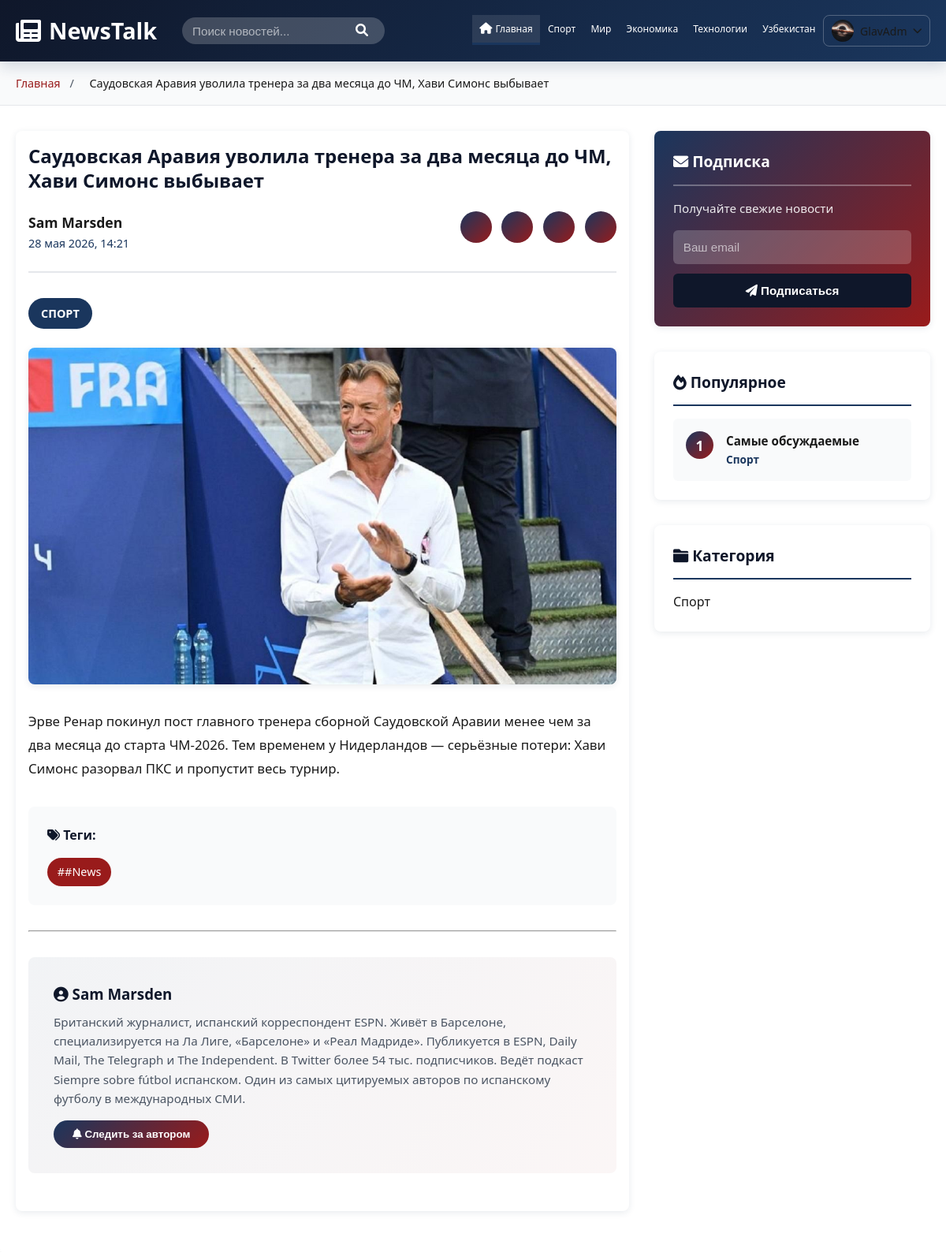
Page /product/saudovskaia-araviia-uvolila-trenera-za-dva-mesiatsa-do-chm-khavi-simons-vybyvaet/ (signed in) on the committed database.
### news_app/models.py (models this page shows, shortened)
class Category(models.Model):
    name = models.CharField(max_length=100)

class User_Profile(models.Model):
    user = models.OneToOneField('auth.User', on_delete=models.CASCADE)
    profile_image = models.ImageField(null=True, blank=True)
    phone = models.CharField(max_length=20, null=True, blank=True)
    bio = models.TextField(null=True, blank=True)

class News(models.Model):
    title = models.CharField(max_length=200, verbose_name='Title')
    content = models.TextField()
    image = models.ImageField(null=True, blank=True)
    author = models.ForeignKey(Author, on_delete=models.SET_NULL, null=True)
    category = models.ForeignKey(Category, on_delete=models.CASCADE)
    tags = models.ManyToManyField(Tags)
    created_at = models.DateTimeField(default=timezone.now)
    is_published = models.BooleanField(default=True, verbose_name='Published')
    slug = models.SlugField(max_length=200, unique=True, blank=True, default='')
    class Meta:
        verbose_name = 'Новость'
        verbose_name_plural = 'Новости'
        permissions = [
            ('publish_news', 'Может публиковать новости'),
        ]

class Author(models.Model):
    name = models.CharField(max_length=100)
    surname = models.CharField(max_length=100,null=True, blank=True)
    bio = models.TextField()
    image = models.ImageField(null=True, blank=True)

class Tags(models.Model):
    tag = models.CharField(max_length=100, null=True, blank=True)

### news_app/views.py (the view)
# urls.py: path('product/<slug:slug>/', views.product_detail, name='product_detail'),
def product_detail(request, slug):
    news = get_object_or_404(News, slug=slug)
    categories = Category.objects.all()
    return render(request, 'product_detail.html', {'news': news, 'categories': categories})

### templates/product_detail.html (shortened to what this page needs)
{% extends "base.html" %}
{% load static %}
{% block content %}
    <div class="breadcrumb">
        <div class="container">
            <a href="/">Главная</a>
            <span>/</span>
            <span class="current">{{ news.title }}</span>
        </div>
    </div>
    <div class="container">
        <div class="article-container">
            <article class="article-detail">
                <h1 class="article-title">{{ news.title }}</h1>
                <div class="article-header">
                    <div class="author-info">
                        <div>
                            <p class="author-name-detail"> {{ news.author.name }} {{ news.author.surname }}</p>
                            <p class="article-date"> {{ news.created_at|date:"d E Y, H:i" }}</p>
                        </div>
                    </div>
                    <div class="share-buttons">
                        <a href="#" class="share-btn" title="Facebook"></a>
                        <a href="#" class="share-btn" title="Twitter"></a>
                        <a href="#" class="share-btn" title="WhatsApp"></a>
                        <button class="share-btn copy-link" title="Скопировать ссылку"></button>
                    </div>
                </div>
                <div class="article-category">
                    <span class="badge">{{ news.category.name }}</span>
                </div>
                <div class="article-image">
                    {% if news.image %}
                    <img src="{{ news.image.url }}" alt="{{ news.title }}">
                    {% else %}
                    <img src="{% static 'media/images.jfif' %}" alt="{{ news.title }}">
                    {% endif %}
                </div>
                <div class="article-content">
                    <p>{{ news.content }}</p>
                </div>
                {% if news.tags.all %}
                <div class="article-tags">
                    <h4><i class="fas fa-tags"></i> Теги:</h4>
                    <div class="tags-list">
                        {% for tag in news.tags.all %}
                        <a href="#" class="tag">#{{ tag.tag }}</a>
                        {% endfor %}
                    </div>
                </div>
                {% endif %}
                <hr>
                <div class="author-section">
                    <div class="author-box">
                        <div class="author-details">
                            <h3><i class="fas fa-user-circle"></i> {{ news.author.name }} {{ news.author.surname }}</h3>
                            <p>{{ news.author.bio }}</p>
                            <button class="follow-btn"><i class="fas fa-bell"></i> Следить за автором</button>
                        </div>
                    </div>
                </div>
            </article>
            <aside class="sidebar">
                <div class="sidebar-widget newsletter-widget">
                    <h3 class="widget-title"><i class="fas fa-envelope"></i> Подписка</h3>
                    <p>Получайте свежие новости</p>
                    <form class="newsletter-form">
                        <input type="email" placeholder="Ваш email" required>
                        <button type="submit"><i class="fas fa-paper-plane"></i> Подписаться</button>
                    </form>
                </div>
                <div class="sidebar-widget">
                    <h3 class="widget-title"><i class="fas fa-fire"></i> Популярное</h3>
                    <div class="popular-items">
                        <div class="popular-item">
                            <span class="badge-number">1</span>
                            <div>
                                <h4>Самые обсуждаемые</h4>
                                <p class="popular-category">{{ news.category.name }}</p>
                            </div>
                        </div>
                    </div>
                </div>
                <div class="sidebar-widget">
                    <h3 class="widget-title"><i class="fas fa-folder"></i> Категория</h3>
                    <div class="category-info">
                        <p>{{ news.category.name }}</p>
                    </div>
                </div>
            </aside>
        </div>
    </div>
{% endblock %}

### templates/base.html (shortened to what this page needs)
{% load static %}
<!DOCTYPE html>
<html lang="ru">
<head>
    <link rel="stylesheet" href="{% static 'css/main.css' %}">
    <link rel="stylesheet" href="{% static 'css/profile.css' %}">
    <link rel="stylesheet" href="https://cdnjs.cloudflare.com/ajax/libs/font-awesome/6.0.0/css/all.min.css">
</head>
<body>
    <nav class="navbar">
        <div class="navbar-container">
            <div class="navbar-logo">
                <i class="fas fa-newspaper"></i>
                <span>NewsTalk</span>
            </div>
            <div class="nav-search">
                <input type="text" placeholder="Поиск новостей...">
                <button><i class="fas fa-search"></i></button>
            </div>
            <ul class="nav-menu" id="navMenu">
                <li><a href="/" class="nav-link active"><i class="fas fa-home"></i> Главная</a></li>
                {% for category in categories %}
                <li><a href="{% url 'category_news' category.id %}" class="nav-link {% if selected_category.id == category.id %}active{% endif %}">{{ category.name }}</a></li>
                {% endfor %}
                {% if user.is_authenticated %}
                    <li class="profile-dropdown-wrapper">
                        <button class="profile-btn" id="profileBtn" aria-haspopup="true" aria-expanded="false">
                            {% with profile=request.user.user_profile %}
                                {% if profile.profile_image %}
                                    <img src="{{ profile.profile_image.url }}" class="profile-avatar-img" alt="Аватар">
                                {% else %}
                                    <div class="profile-avatar-initials">
                                        {{ request.user.username|slice:":2"|upper }}
                                    </div>
                                {% endif %}
                            {% endwith %}
                            <span>{{ request.user.username }}</span>
                            <i class="fas fa-chevron-down profile-chevron" id="profileChevron"></i>
                        </button>
                    </li>
                {% else %}
                    <li><a href="{% url 'login' %}" class="nav-link"><i class="fas fa-sign-in-alt"></i> Войти</a></li>
                    <li><a href="{% url 'register' %}" class="nav-link"><i class="fas fa-user-plus"></i> Регистрация</a></li>
                {% endif %}
            </ul>
        </div>
    </nav>
    {% block content %}{% endblock %}
</body>
</html>

### static/css/profile.css (style rules this page uses)
.profile-dropdown-wrapper { position: relative; list-style: none; }
.profile-btn { display: flex; align-items: center; gap: 8px; background: none; border: 1px solid rgba(255,255,255,0.25); border-radius: 8px; padding: 5px 10px; cursor: pointer; color: inherit; font-family: inherit; font-size: 14px; transition: background 0.15s; }
.profile-avatar-img { width: 28px; height: 28px; border-radius: 50%; object-fit: cover; }
.profile-chevron { font-size: 12px; transition: transform 0.2s; }

### rows in the picture
Category: name "Спорт"
Category: name "Мир"
Category: name "Экономика"
Category: name "Технологии"
Category: name "Узбекистан"
User_Profile: profile_image (picture)
News: title "Саудовская Аравия уволила тренера за два месяца до ЧМ, Хави Симонс выбывает", author.name "Sam", author.surname "Marsden", created_at "28 мая 2026, 14:21", category.name "СПОРТ", image (picture), content "Эрве Ренар покинул пост главного тренера сборной Саудовской Аравии менее чем за два месяца до старта ЧМ-2026. Тем временем у Нидерландов — серьёзные потери: Хави Симонс разорвал ПКС и пропустит весь турнир.", author.bio "Британский журналист, испанский корреспондент ESPN. Живёт в Барселоне, специализируется на Ла Лиге, «Барселоне» и «Реал Мадриде». Публикуется в ESPN, Daily Mail, The Telegraph и The Independent. В Twitter более 54 тыс. подписчиков. Ведёт подкаст Siempre sobre fútbol испанском. Один из самых цитируемых авторов по испанскому футболу в международных СМИ.", category.name "Спорт"
Tags: tag "#News"

### other values in the picture
{{ request.user.username }} "GlavAdm"
